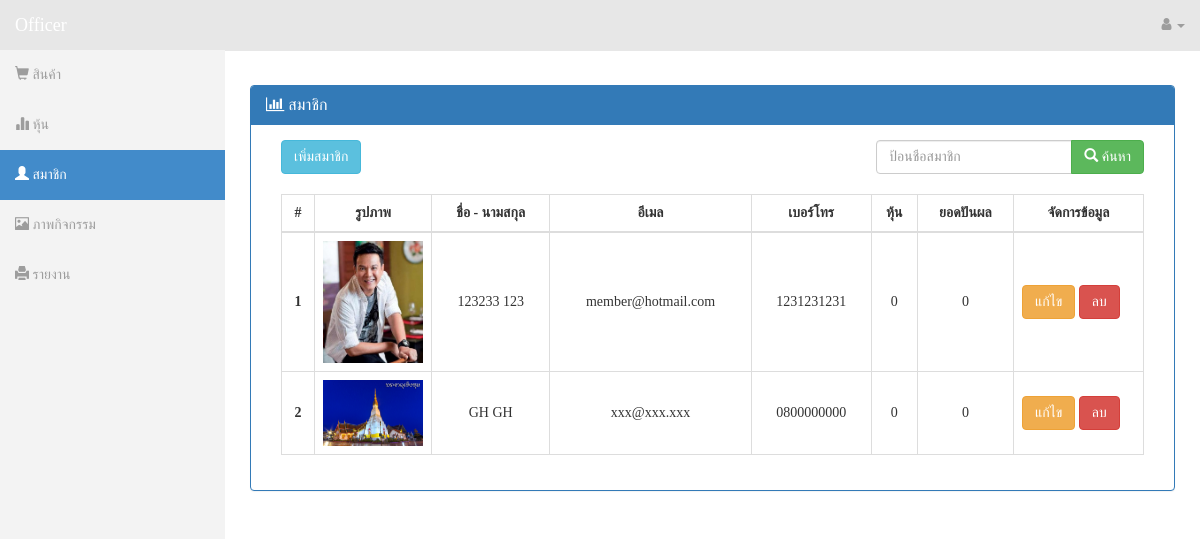
The app's page /index.php/officer/member, older data.
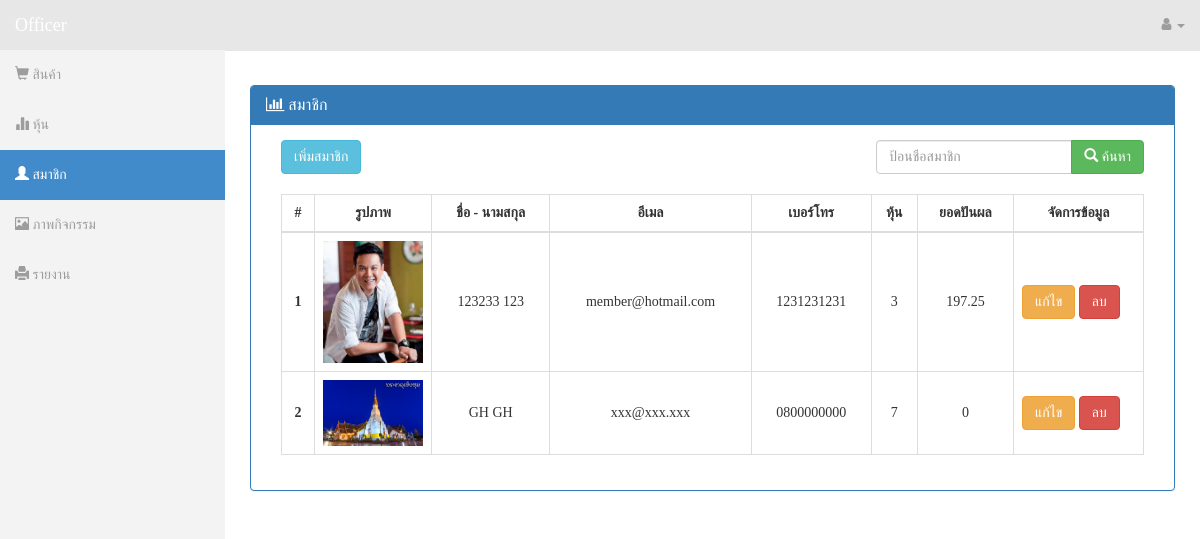
The same page, newer data.
### tables this page shows
CREATE TABLE `member` (
  `member_id` int(11) NOT NULL,
  `member_name` varchar(50) NOT NULL,
  `member_surname` varchar(50) NOT NULL,
  `member_idcard` varchar(13) NOT NULL,
  `member_birthday` date NOT NULL,
  `member_tel` varchar(15) NOT NULL,
  `member_email` varchar(50) NOT NULL,
  `member_gender` varchar(10) NOT NULL,
  `member_address` text NOT NULL,
  `member_image` varchar(50) NOT NULL,
  `member_user` varchar(50) NOT NULL,
  `member_password` varchar(50) NOT NULL,
  `member_share` varchar(20) NOT NULL DEFAULT '0'
);

### application/controllers/Officer.php (called while the page is built, shortened)
<?php
class Officer extends CI_Controller {
	public function __construct()
	{
		$this->load->library("pagination");
	}
	public function member()
	{
		$where = 'member_name';
		$search = '';
		$table = 'member';
		$config = array();
    $config["base_url"] = base_url('officer/member');
    $config["total_rows"] = $this->Main_model->record_count($table, $search, $where);
    $config["per_page"] = 10;
		$config["uri_segment"] = 3;
		$limit = $config['per_page'];
		$config['full_tag_open'] = "<ul class='pagination'>";
		$config['full_tag_close'] ="</ul>";
		$config['num_tag_open'] = '<li>';
		$config['num_tag_close'] = '</li>';
		$config['cur_tag_open'] = "<li class='disabled'><li class='active'><a href='#'>";
		$config['cur_tag_close'] = "<span class='sr-only'></span></a></li>";
		$config['next_tag_open'] = "<li>";
		$config['next_tagl_close'] = "</li>";
		$config['prev_tag_open'] = "<li>";
		$config['prev_tagl_close'] = "</li>";
		$config['first_tag_open'] = "<li>";
		$config['first_tagl_close'] = "</li>";
		$config['last_tag_open'] = "<li>";
		$config['last_tagl_close'] = "</li>";
    $this->pagination->initialize($config);
		$page = ($this->uri->segment(3)) ? $this->uri->segment(3) : 0;
		$data["member"] = $this->Main_model->fetch_data($limit, $page, $table, $search, $where);
		$data["links"] = $this->pagination->create_links();
		$this->load->view('authorities/member', $data);
	}
}

### index.php (called while the page is built, shortened)
<?php
require_once BASEPATH.'core/CodeIgniter.php';

### application/models/Main_model.php (called while the page is built, shortened)
<?php
class Main_model extends CI_Model{
  public function record_count($table, $search, $where){
    $this->db->like($where, $search);
    $query = $this->db->get($table);
    return $query->num_rows();
  }
  public function fetch_data($limit, $start, $table, $search, $where) {
    $this->db->like($where, $search);
    $this->db->limit($limit, $start);
    $query = $this->db->get($table);
    if ($query->num_rows() > 0) {
      foreach ($query->result() as $row) {
        $data[] = $row;
      }
      return $data;
    }
    return false;
  }
}

### application/views/authorities/member.php (the view, shortened to what the changed rows need)
<!DOCTYPE html>
<html lang="en">
<head>
  <link rel="stylesheet" type="text/css" href="<?php echo base_url(''); ?>bootstrap/css/bootstrap.min.css" />
  <link rel="stylesheet" type="text/css" href="<?php echo base_url(''); ?>font-awesome/css/font-awesome.min.css" />
  <link rel="stylesheet" type="text/css" href="<?php echo base_url(''); ?>css/local.css" />
</head>
<body>
  <div id="wrapper">
      <div id="page-wrapper">
        <div class="row">
          <div class="col-lg-12">
            <div class="panel panel-primary">
              <div class="panel-body">
                <div class="col-xs-12 col-md-12" style="margin-top:20px;">
                  <table class="table table-bordered">
                    <thead>
                      <tr>
                        <th style="text-align:center;">#</th>
                        <th style="text-align:center;"> รูปภาพ </th>
                        <th style="text-align:center;"> ชื่อ - นามสกุล </th>
                        <th style="text-align:center;"> อีเมล </th>
                        <th style="text-align:center;"> เบอร์โทร </th>
                        <th style="text-align:center;"> หุ้น </th>
                        <th style="text-align:center;"> ยอดปันผล </th>
                        <th style="text-align:center;"> จัดการข้อมูล </th>
                      </tr>
                    </thead>
                    <?php $setting_web = $this->db->get('setting_web')->result_array(); ?>
                    <tbody>
                      <?php $i = 1;
                      if( !empty($member) ) {
                         foreach ($member as $member) { ?>
                        <tr>
                          <th scope="row" style="text-align:center; vertical-align:middle;"> <?php echo $i; ?> </th>
                          <td style="width:100px;">
                            <img src="<?php echo base_url('image/member/'); ?>/<?php echo $member->member_image ?>" width="100px">
                          </td>
                          <td style="text-align:center; vertical-align:middle;"> <?php echo $member->member_name; ?> <?php echo $member->member_surname; ?> </td>
                          <td style="text-align:center; vertical-align:middle;"> <?php echo $member->member_email; ?> </td>
                          <td style="text-align:center; vertical-align:middle;"> <?php echo $member->member_tel; ?> </td>
                          <td style="text-align:center; vertical-align:middle;"> <?php echo $member->member_share; ?> </td>
                          <?php $sum_sell_member = $this->db->select('member_id,member_share,(SELECT SUM(product_qty*product_sell_price) FROM product_sell WHERE product_sell.member_id = member.member_id) AS member_share_all')->where('member_id',$member->member_id)->get('member')->result_array(); ?>
                          <td style="text-align:center; vertical-align:middle;">
                            <?php
                              foreach ($sum_sell_member as $key => $value) {
                                if($sum_sell_member[$key]['member_id']==$member->member_id){
                                  echo ($setting_web[0]['setting_web_per_share']*$value['member_share']*$value['member_share_all']);
                                }
                              }
                             ?>
                          </td>
                          <td style="width:130px; vertical-align:middle;">
                            <a href="<?php echo site_url('officer/member_edit'); ?>/<?php echo $member->member_id; ?>">
                              <input type="button" class="btn btn-warning" name="btn_edit" value="แก้ไข">
                            </a>
                            <a href="<?php echo site_url('officer/member_delete'); ?>/<?php echo $member->member_id; ?>" onclick="return confirm('ยืนยันการลบข้อมูลสมาชิกท่านนี้ ?');">
                              <input type="button" class="btn btn-danger" name="btn_delete" value="ลบ">
                            </a>
                          </td>
                        </tr>
                      <?php $i++; ?>
                    <?php }
                  }?>
                    </tbody>
                  </table>
                </div>
              </div>
            </div>
          </div>
        </div>
      </div>
    </div>
  </body>
  </html>

Row changes from the older to the newer data that the page shows:
changed member "member@hotmail.com": member_share "0" → "3"; member_share_all "0" → "197.25"
changed member "GH": member_share "0" → "7"
